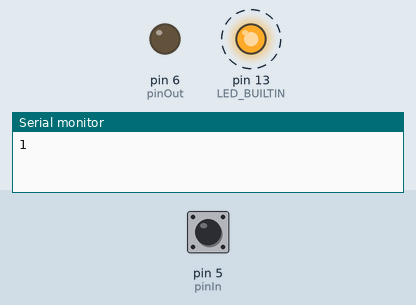
A sketch run on a simulated Arduino Uno, built with avr-gcc and run on an emulated ATmega328P. Shown: output pins drawn as LEDs (lit = HIGH), the last lines printed to the serial monitor. Dashed ring = blinking. The inputs (shaded band) are chosen by the test bench; at power-on: pin 5 (pinIn) HIGH.

Above: at 1.2 s.
1.3 s: pin 5 (pinIn) pulled LOW for 0.15 s
At 1.37 s:
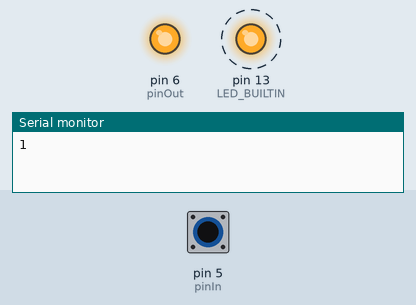
4.3 s: pin 5 (pinIn) pulled LOW for 1 s
At 6.7 s:
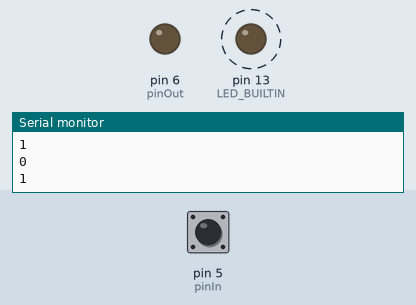
7.3 s: pin 5 (pinIn) pulled LOW for 3.2 s
At 8.8 s:
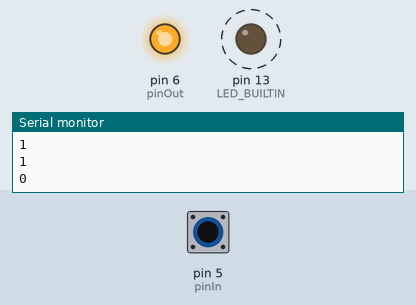
Timing chart, 0 to 18.0 s (numbered marks = the images above; inputs shaded):
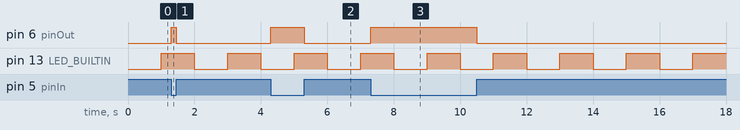

The sketch:

blinkChanged.ino
```cpp
int pinIn = 5, pinOut = 6;
int builtInLed = HIGH;
unsigned long previousMillis = 0;
unsigned long interval = 1000;

void setup() {
  Serial.begin(115200);
  pinMode(pinIn, INPUT_PULLUP);
  pinMode(pinOut, OUTPUT);
  pinMode(LED_BUILTIN, OUTPUT);
}

void loop() {
  unsigned long currentMillis = millis();
  if (currentMillis - previousMillis >= interval) {
    digitalWrite(LED_BUILTIN, builtInLed);
    if (builtInLed == HIGH) {
      builtInLed = LOW;
    } else {
      builtInLed = HIGH;
    }
    previousMillis = currentMillis;
    Serial.println(digitalRead(pinIn));
  }
  digitalWrite(pinOut, !digitalRead(pinIn));
}
```

Measured:
- after the input at 1.3 s, pin 6 (pinOut): LOW → HIGH at once, → LOW 0.15 s later
- after the input at 4.3 s, pin 6 (pinOut): LOW → HIGH at once, → LOW 1.0 s later
- after the input at 7.3 s, pin 6 (pinOut): LOW → HIGH at once, → LOW 3.2 s later
- by itself, pin 13 (LED_BUILTIN): alternates HIGH for 1.0 s and LOW for 1.0 s
